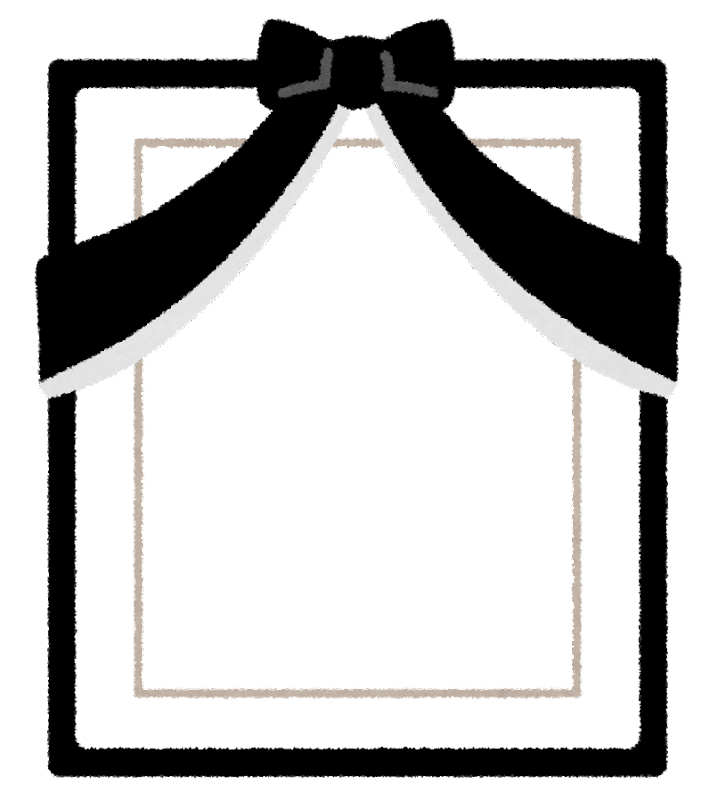
#> input picture files/iei.png, 709 x 800 px
$ python -i iei_bot.py   (imports and definitions only)
#> lines starting #> are read from the running program, lines starting #| are printed output that depends on the picture
import discord
import requests
import os
from PIL import Image, ImageDraw, ImageFont

DISCORD_BOT_TOKEN = "Token"
# [1 line that did not run here, left out]
# [1 line that did not run here, left out]
# [1 line that did not run here, left out]
# [25 lines not run here, left out]

def merge_iei(file, text = None):
#> called with file = 'files/iei.png'
    image = Image.open(file)
#> image is the input picture: PIL image 709x800 RGBA; mean R, G, B, A 55.7, 55.3, 55, 115.6
    bg_image = Image.open('./files/iei.png')

    base = Image.new('RGBA', bg_image.size, (255, 255, 255, 0))
    resize_image = image.resize(size=(428, 546))
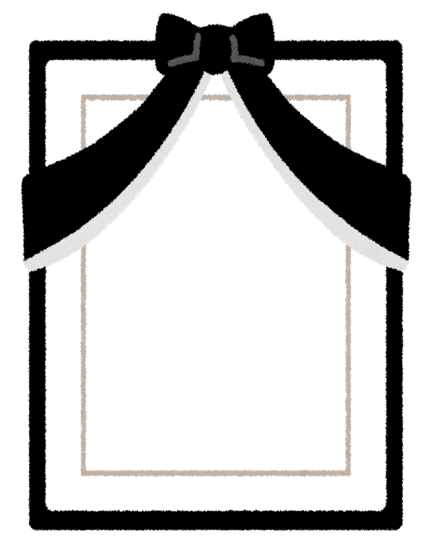
#> resize_image: PIL image 428x546 RGBA; mean R, G, B, A 56.2, 55.8, 55.5, 115.6; transparent parts drawn white
    base.paste(resize_image.convert("L"), (142, 142))
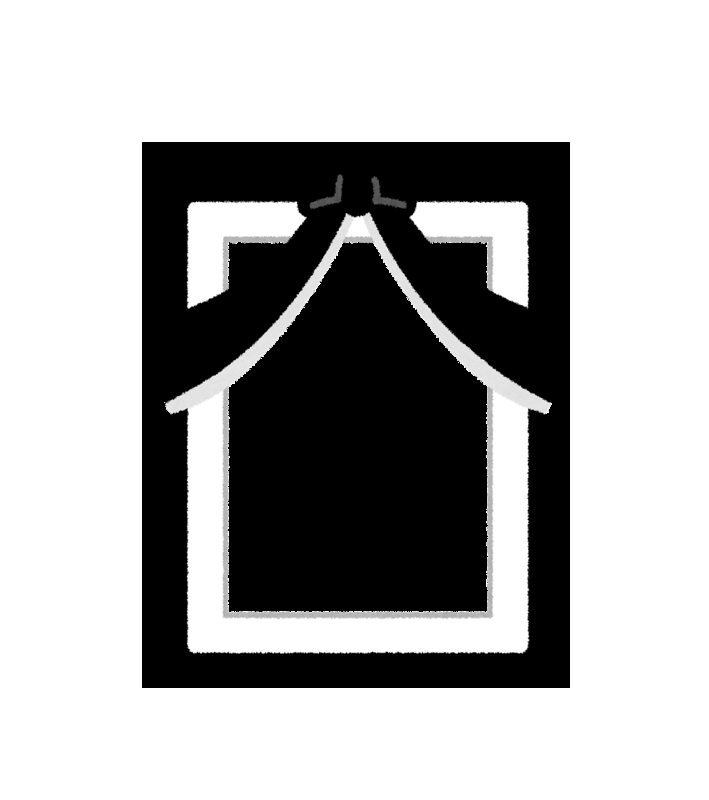
#> base: PIL image 709x800 RGBA; mean R, G, B, A 173, 173, 173, 105.1; transparent parts drawn white
    base.paste(bg_image, (0, 0), bg_image)
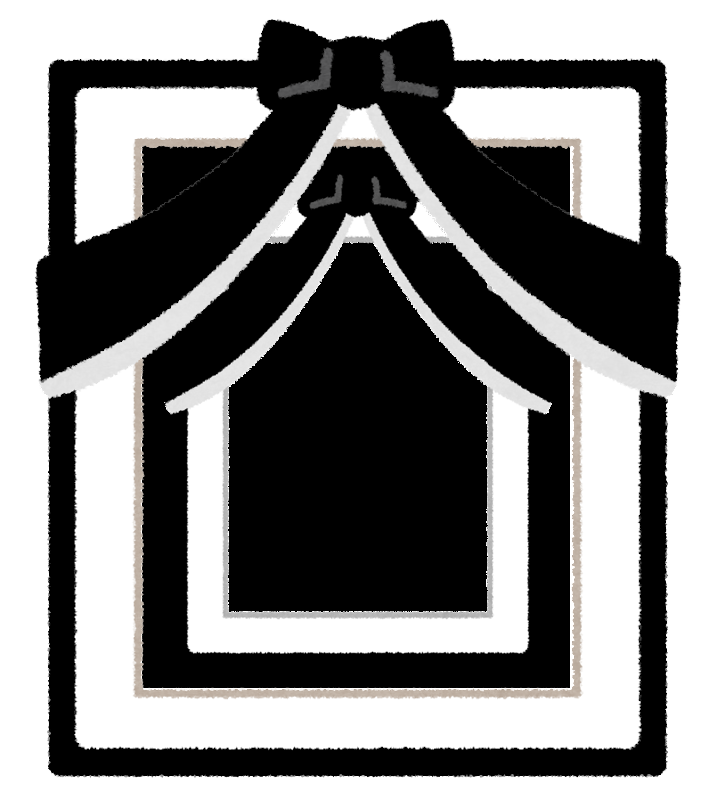
#> base: PIL image 709x800 RGBA; mean R, G, B, A 125.1, 124.8, 124.5, 201.8; transparent parts drawn white
    resize_image.convert("L")
    if text != None:
        draw = ImageDraw.Draw(base)
        font = ImageFont.truetype("arial.ttf", size=70)
        draw.text((340, 400), text, fill=(255, 0, 0), font=font, anchor="mm")
    base.save(file, quality=100)
    return file
def sort_args(text) -> list:
    if " " in text:
        return text.split(" ")
    if "　" in text:
        return text.split("　")
    result = []
    return result

# [1 line not run here, left out]

>>> result = merge_iei('files/iei.png')
